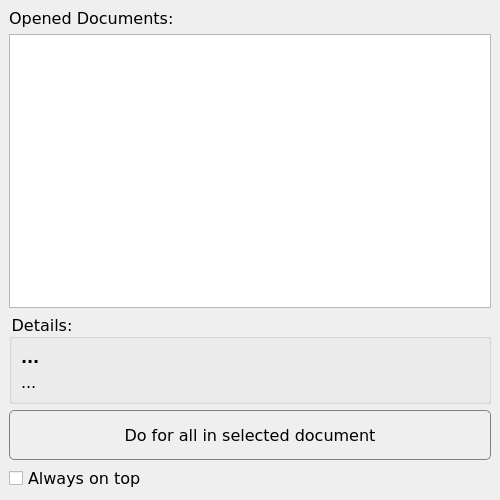
<?xml version="1.0" encoding="UTF-8"?>
<ui version="4.0">
 <class>MainWindow</class>
 <widget class="QMainWindow" name="MainWindow">
  <property name="geometry">
   <rect>
    <x>0</x>
    <y>0</y>
    <width>500</width>
    <height>500</height>
   </rect>
  </property>
  <property name="sizePolicy">
   <sizepolicy hsizetype="Fixed" vsizetype="Fixed">
    <horstretch>0</horstretch>
    <verstretch>0</verstretch>
   </sizepolicy>
  </property>
  <property name="windowTitle">
   <string>Scientific Notation Tool for Word</string>
  </property>
  <property name="styleSheet">
   <string notr="true">QWidget {
    color: black;
    font-family: Verdana;
    font-size: 12pt;
}

QPushButton {
    border: 1px solid gray;
    border-radius: 5px;
    padding: 1px;
}

QPushButton:hover {
    border: 2px solid  black;
}

QPushButton:pressed {
    border: 4px solid black;
    border-radius: 10px;
}
</string>
  </property>
  <widget class="QWidget" name="centralwidget">
   <layout class="QVBoxLayout" name="verticalLayout">
    <item>
     <widget class="QLabel" name="DocumentsLabel">
      <property name="text">
       <string>Opened Documents:</string>
      </property>
     </widget>
    </item>
    <item>
     <widget class="QListWidget" name="DocumentsList">
      <property name="selectionBehavior">
       <enum>QAbstractItemView::SelectRows</enum>
      </property>
     </widget>
    </item>
    <item>
     <widget class="QGroupBox" name="DetailsBox">
      <property name="minimumSize">
       <size>
        <width>0</width>
        <height>0</height>
       </size>
      </property>
      <property name="title">
       <string>Details:</string>
      </property>
      <layout class="QVBoxLayout" name="verticalLayout_2">
       <item>
        <widget class="QLabel" name="FNameLabel">
         <property name="font">
          <font>
           <family>Verdana</family>
           <pointsize>12</pointsize>
           <weight>75</weight>
           <bold>true</bold>
          </font>
         </property>
         <property name="text">
          <string>...</string>
         </property>
        </widget>
       </item>
       <item>
        <widget class="QLabel" name="PathLabel">
         <property name="text">
          <string>...</string>
         </property>
        </widget>
       </item>
      </layout>
     </widget>
    </item>
    <item>
     <layout class="QHBoxLayout" name="horizontalLayout">
      <item>
       <widget class="QPushButton" name="DoBtn">
        <property name="minimumSize">
         <size>
          <width>0</width>
          <height>50</height>
         </size>
        </property>
        <property name="baseSize">
         <size>
          <width>0</width>
          <height>50</height>
         </size>
        </property>
        <property name="text">
         <string>Do for all in selected document</string>
        </property>
       </widget>
      </item>
     </layout>
    </item>
    <item>
     <widget class="QCheckBox" name="OnTopCheckBox">
      <property name="text">
       <string>Always on top</string>
      </property>
     </widget>
    </item>
   </layout>
  </widget>
 </widget>
 <resources/>
 <connections/>
</ui>
